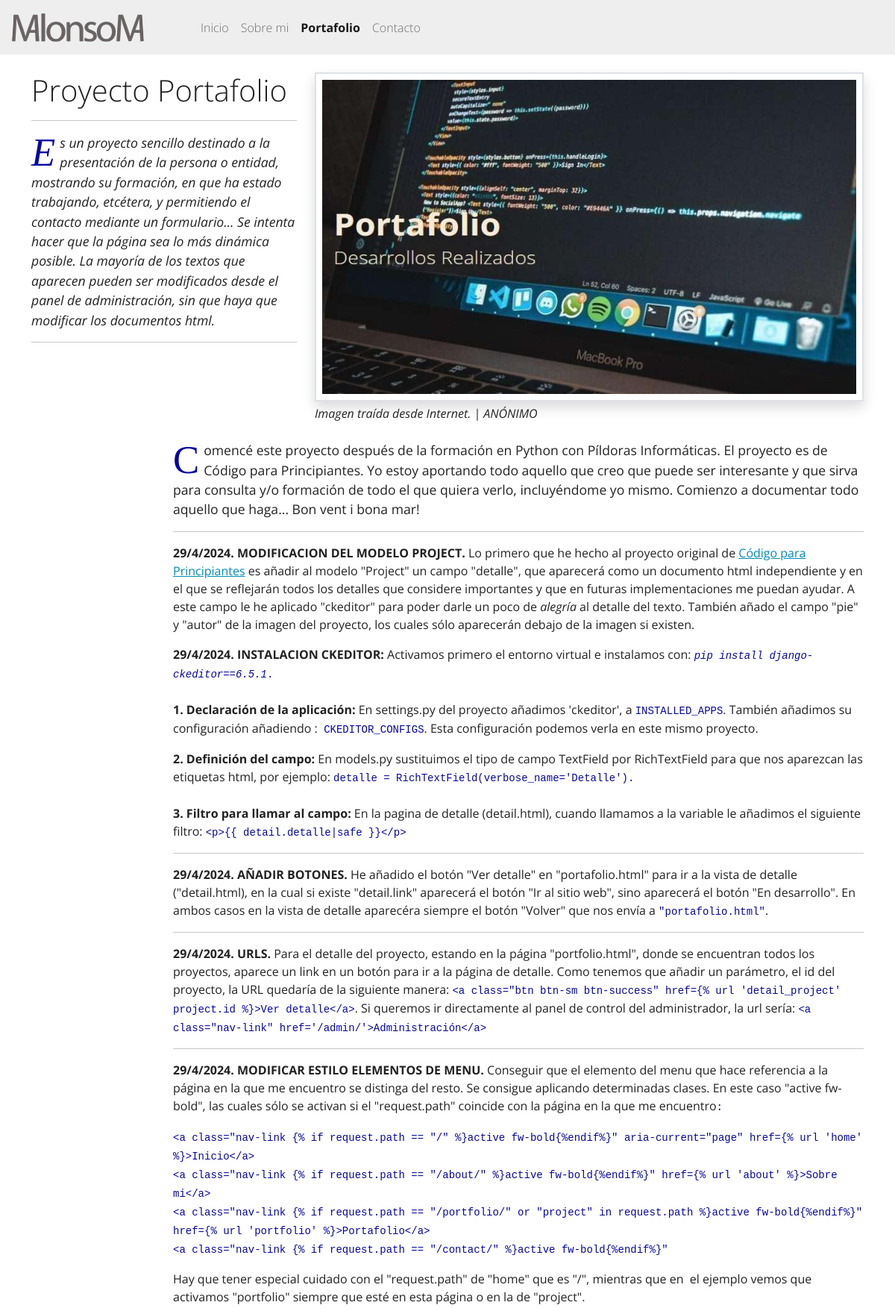
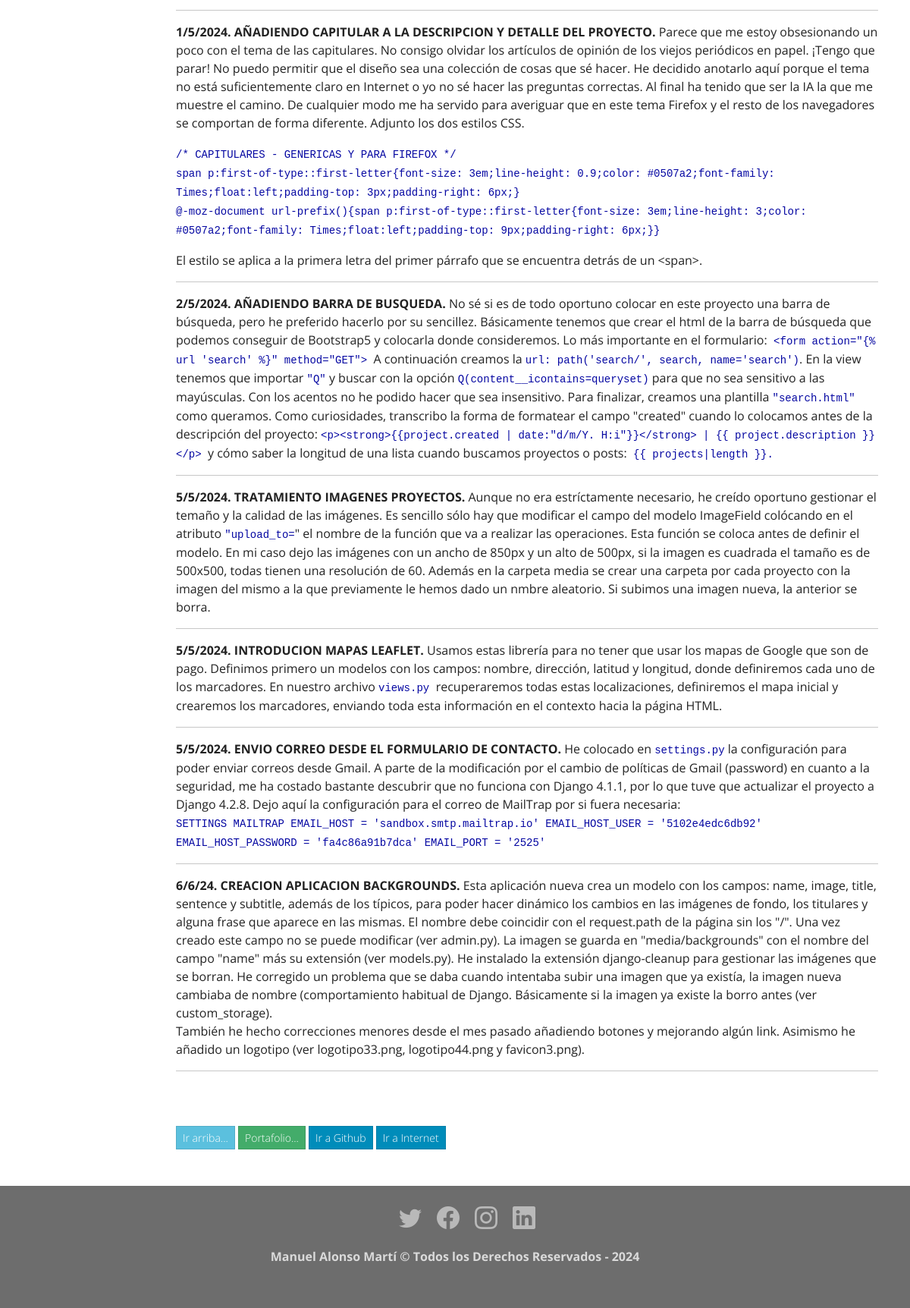
/project/6, run on the app's committed database (2 pictures, top to bottom).
### portfolio/models.py (models this page shows, shortened)
class Project(models.Model):
    title = models.CharField(max_length=150, verbose_name='Título')
    description = models.TextField(validators=[MaxLengthValidator(400)], verbose_name='Descripción')
    detalle = RichTextField(verbose_name='Detalle')
    image = models.ImageField(default='default.jpg',upload_to=profile_picture_path, verbose_name='Imagen')
    pie = models.CharField(max_length=100, blank=True, null=True, verbose_name='pie')
    autor = models.CharField(max_length=100, blank=True, null=True, verbose_name='autor')
    link = models.URLField(max_length=180, blank=True, null=True, verbose_name='Enlace Github')
    link_i = models.URLField(max_length=180, blank=True, null=True, verbose_name='Enlace Web')
    created = models.DateTimeField(auto_now_add=True, verbose_name='Fecha Creación')
    updated = models.DateTimeField(auto_now=True, verbose_name='Fecha Modificación')
    class Meta:
        verbose_name = 'proyecto'
        verbose_name_plural = 'proyectos'
        ordering = ['-created']

### portfolio/views.py (the view)
# urls.py: path('project/<int:project_id>',portfolio_views.detail_project, name='detail_project'),
def detail_project(request, project_id):
    detail=Project.objects.get(id=project_id)
    return render(request, 'portfolio/detail.html', {'detail':detail})

### redsocial/processors.py (called while the page is built)
def ctx_dict(request):
    ctx = {}
    links = Link.objects.all()
    for link in links:
        ctx[link.key] = link.url
    return ctx

### portfolio/templates/portfolio/detail.html (shortened to what this page needs)
{% extends 'core/base2.html' %}
{% block content %}
{% load static %}
<div class="row mb-5">
  <div class="col-lg-4">
    <h1 class="section-heading title">{{ detail.title }}</h1>
    <hr>
    <span class="fst-italic"><p>{{ detail.description }}</p></span>
    <hr>
  </div>
  <div class="col-md-8">
    <img class="img-fluid mb-1 border border-2 shadow p-2" src="{{ detail.image.url }}" alt="...">
    <p class="text-start mb-4 fst-italic">{%if detail.pie%}{{detail.pie}}{%endif%} {%if detail.autor%}| {{detail.autor|upper}}{%endif%}</p>
  </div>
  <div class="col-md-2">
  </div>
  <div class="col-md-10">
    <span>{{ detail.detalle|safe}}</span>
  </div>
  <div class="col-md-2">
  </div>
  <div class="col-md-10">
    <a class="btn btn-sm btn-info mt-3" href="#">Ir arriba...</a>
    <a class="btn btn-sm btn-success mt-3" href="{% url 'portfolio' %}">Portafolio...</a>
    {% if detail.link %}
        <a class="btn btn-sm btn-primary mt-3" href="{{ detail.link }}" target='_blank'>Ir a Github</a>
        <a class="btn btn-sm btn-primary mt-3" href="https://mvalonsom.pythonanywhere.com" target='_blank'>Ir a Internet</a>
    {% else %}
        <a class="btn btn-sm btn-warning mt-3">En desarrollo...</a>
    {% endif %}
  </div>
</div>
{% endblock %}

### core/static/core/css/app.css (style rules this page uses)
span p:first-of-type::first-letter { font-size: 3em; line-height: 0.9; color: #0507a2; font-family: Times; float:left; padding-top: 3px; padding-right: 6px; }
span p:first-of-type { font-size: 1.1em; }
code { color: #0507a2 !important }

### data on the page
Project: title "Proyecto Portafolio", description "Es un proyecto sencillo destinado a la presentación de la persona o entidad, mostrando su formación, en que ha estado trabajando, etcétera, y permitiendo el contacto mediante un formulario... Se intenta hacer que la página sea lo más dinámica posible. La mayoría de los textos que aparecen pueden ser modificados desde el panel de administración, sin que haya que modificar los documentos html.", image (picture), pie "Imagen traída desde Internet.", autor "ANÓNIMO", detalle "Comencé este proyecto después de la formación en Python con Píldoras Informáticas. El proyecto es de Código para Principiantes. Yo estoy aportando todo aquello que creo que puede ser interesante y que sirva para consulta y/o formación de todo el que quiera verlo, incluyéndome yo mismo. Comienzo a documentar todo aquello que haga... Bon vent i bona mar! 29/4/2024. MODIFICACION DEL MODELO PROJECT. Lo primero que he hecho al proyecto original de Código para Principiantes es añadir al modelo \"Project\" un campo \"detalle\", que aparecerá como un documento html independiente y en el que se reflejarán todos los detalles que considere importantes y que en futuras implementaciones me puedan ayudar. A…"
